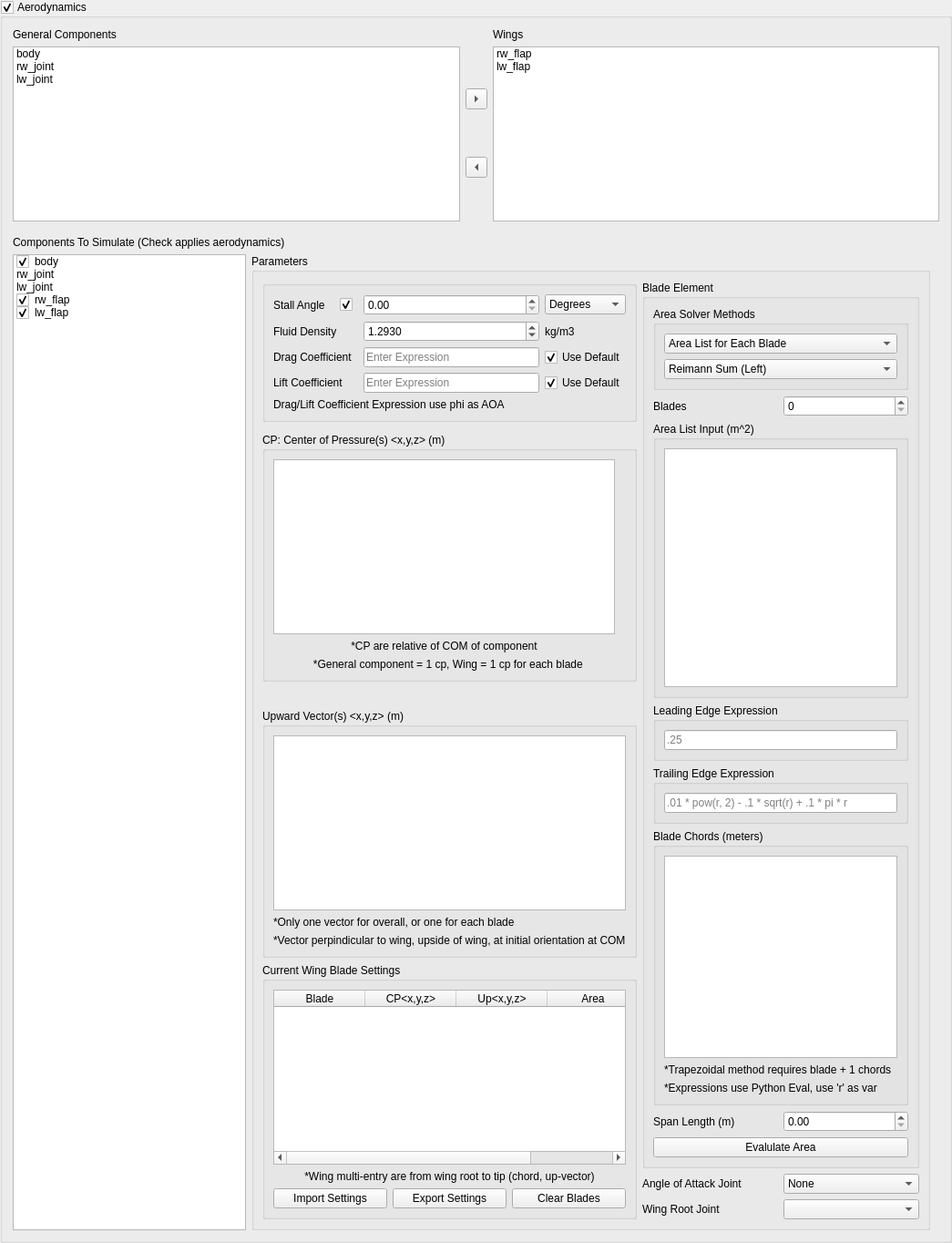
               <widget class="QGroupBox" name="aerodynamicsGroupBox">
                <property name="title">
                 <string>Aerodynamics</string>
                </property>
                <property name="checkable">
                 <bool>true</bool>
                </property>
                <property name="checked">
                 <bool>true</bool>
                </property>
                <layout class="QGridLayout" name="gridLayout_32">
                 <item row="0" column="0" colspan="2">
                  <layout class="QGridLayout" name="gridLayout_45">
                   <property name="bottomMargin">
                    <number>10</number>
                   </property>
                   <item row="1" column="0">
                    <widget class="QListWidget" name="aerodynamicsGeneralComponentsListWidget">
                     <property name="editTriggers">
                      <set>QAbstractItemView::NoEditTriggers</set>
                     </property>
                     <item>
                      <property name="text">
                       <string>body</string>
                      </property>
                     </item>
                     <item>
                      <property name="text">
                       <string>rw_joint</string>
                      </property>
                     </item>
                     <item>
                      <property name="text">
                       <string>lw_joint</string>
                      </property>
                     </item>
                     <item>
                      <property name="text">
                       <string/>
                      </property>
                     </item>
                    </widget>
                   </item>
                   <item row="0" column="0">
                    <widget class="QLabel" name="label_21">
                     <property name="text">
                      <string>General Components</string>
                     </property>
                    </widget>
                   </item>
                   <item row="1" column="1">
                    <layout class="QVBoxLayout" name="verticalLayout_20">
                     <property name="rightMargin">
                      <number>0</number>
                     </property>
                     <item>
                      <widget class="QToolButton" name="aerodynamicsGeneralToWingButton">
                       <property name="text">
                        <string>...</string>
                       </property>
                       <property name="arrowType">
                        <enum>Qt::RightArrow</enum>
                       </property>
                      </widget>
                     </item>
                     <item>
                      <widget class="QToolButton" name="aerodynamicsWingToGeneralButton">
                       <property name="text">
                        <string>...</string>
                       </property>
                       <property name="arrowType">
                        <enum>Qt::LeftArrow</enum>
                       </property>
                      </widget>
                     </item>
                    </layout>
                   </item>
                   <item row="1" column="2">
                    <widget class="QListWidget" name="aerodynamicsWingsListWidget">
                     <property name="editTriggers">
                      <set>QAbstractItemView::NoEditTriggers</set>
                     </property>
                     <item>
                      <property name="text">
                       <string>rw_flap</string>
                      </property>
                     </item>
                     <item>
                      <property name="text">
                       <string>lw_flap</string>
                      </property>
                     </item>
                    </widget>
                   </item>
                   <item row="0" column="2">
                    <widget class="QLabel" name="label_22">
                     <property name="text">
                      <string>Wings</string>
                     </property>
                    </widget>
                   </item>
                  </layout>
                 </item>
                 <item row="2" column="1">
                  <layout class="QVBoxLayout" name="verticalLayout_21">
                   <property name="rightMargin">
                    <number>10</number>
                   </property>
                   <item>
                    <widget class="QGroupBox" name="groupBox_23">
                     <property name="title">
                      <string>Parameters</string>
                     </property>
                     <property name="checkable">
                      <bool>false</bool>
                     </property>
                     <layout class="QGridLayout" name="gridLayout_43">
                      <item row="7" column="0">
                       <widget class="QGroupBox" name="groupBox_13">
                        <property name="title">
                         <string>Upward Vector(s) &lt;x,y,z&gt; (m)</string>
                        </property>
                        <layout class="QGridLayout" name="gridLayout_12">
                         <item row="2" column="0" colspan="2">
                          <widget class="QLabel" name="label_43">
                           <property name="text">
                            <string>*Vector perpindicular to wing, upside of wing, at initial orientation at COM</string>
                           </property>
                          </widget>
                         </item>
                         <item row="0" column="0" colspan="2">
                          <widget class="QTextEdit" name="textEdit"/>
                         </item>
                         <item row="1" column="0" colspan="2">
                          <widget class="QLabel" name="label_45">
                           <property name="text">
                            <string>*Only one vector for overall, or one for each blade</string>
                           </property>
                          </widget>
                         </item>
                        </layout>
                       </widget>
                      </item>
                      <item row="0" column="0">
                       <widget class="QGroupBox" name="groupBox_24">
                        <property name="title">
                         <string/>
                        </property>
                        <property name="checkable">
                         <bool>false</bool>
                        </property>
                        <layout class="QGridLayout" name="gridLayout_44">
                         <item row="2" column="3">
                          <widget class="QLabel" name="label_30">
                           <property name="text">
                            <string>kg/m3</string>
                           </property>
                          </widget>
                         </item>
                         <item row="1" column="3">
                          <widget class="QComboBox" name="aerodynamicsStallAngleUnitDropdown">
                           <item>
                            <property name="text">
                             <string>Degrees</string>
                            </property>
                           </item>
                           <item>
                            <property name="text">
                             <string>Radians</string>
                            </property>
                           </item>
                          </widget>
                         </item>
                         <item row="2" column="2">
                          <widget class="QDoubleSpinBox" name="aerodynamicsFluidDensity">
                           <property name="decimals">
                            <number>4</number>
                           </property>
                           <property name="value">
                            <double>1.293000000000000</double>
                           </property>
                          </widget>
                         </item>
                         <item row="4" column="0">
                          <widget class="QLabel" name="label_31">
                           <property name="text">
                            <string>Lift Coefficient</string>
                           </property>
                          </widget>
                         </item>
                         <item row="3" column="3">
                          <widget class="QCheckBox" name="aerodynamicsUseDefaultDragCoefficient">
                           <property name="text">
                            <string>Use Default</string>
                           </property>
                           <property name="checked">
                            <bool>true</bool>
                           </property>
                           <property name="tristate">
                            <bool>false</bool>
                           </property>
                          </widget>
                         </item>
                         <item row="1" column="2">
                          <widget class="QDoubleSpinBox" name="aerodynamicsStallAngle"/>
                         </item>
                         <item row="3" column="2">
                          <widget class="QLineEdit" name="aerodynamicsDragCoefficient">
                           <property name="text">
                            <string/>
                           </property>
                           <property name="placeholderText">
                            <string>Enter Expression </string>
                           </property>
                          </widget>
                         </item>
                         <item row="2" column="0">
                          <widget class="QLabel" name="label_29">
                           <property name="text">
                            <string>Fluid Density</string>
                           </property>
                          </widget>
                         </item>
                         <item row="4" column="3">
                          <widget class="QCheckBox" name="aerodynamicsUseDefaultLiftCoefficient">
                           <property name="text">
                            <string>Use Default</string>
                           </property>
                           <property name="checked">
                            <bool>true</bool>
                           </property>
                          </widget>
                         </item>
                         <item row="4" column="2">
                          <widget class="QLineEdit" name="aerodynamicsLiftCoefficient">
                           <property name="placeholderText">
                            <string>Enter Expression</string>
                           </property>
                          </widget>
                         </item>
                         <item row="3" column="0">
                          <widget class="QLabel" name="label_28">
                           <property name="text">
                            <string>Drag Coefficient</string>
                           </property>
                          </widget>
                         </item>
                         <item row="5" column="0" colspan="4">
                          <widget class="QLabel" name="label_44">
                           <property name="text">
                            <string>Drag/Lift Coefficient Expression use phi as AOA</string>
                           </property>
                          </widget>
                         </item>
                         <item row="1" column="0">
                          <layout class="QGridLayout" name="gridLayout_55">
                           <property name="rightMargin">
                            <number>0</number>
                           </property>
                           <item row="0" column="1">
                            <widget class="QCheckBox" name="checkBox">
                             <property name="layoutDirection">
                              <enum>Qt::RightToLeft</enum>
                             </property>
                             <property name="styleSheet">
                              <string notr="true"/>
                             </property>
                             <property name="text">
                              <string/>
                             </property>
                             <property name="checked">
                              <bool>true</bool>
                             </property>
                            </widget>
                           </item>
                           <item row="0" column="0">
                            <widget class="QLabel" name="label_24">
                             <property name="text">
                              <string>Stall Angle</string>
                             </property>
                            </widget>
                           </item>
                          </layout>
                         </item>
                        </layout>
                       </widget>
                      </item>
                      <item row="2" column="0">
                       <widget class="QGroupBox" name="groupBox_27">
                        <property name="title">
                         <string>CP: Center of Pressure(s) &lt;x,y,z&gt; (m)</string>
                        </property>
                        <layout class="QGridLayout" name="gridLayout_48">
                         <item row="3" column="0" colspan="3">
                          <widget class="QLabel" name="label_25">
                           <property name="text">
                            <string>*General component = 1 cp, Wing = 1 cp for each blade </string>
                           </property>
                           <property name="alignment">
                            <set>Qt::AlignCenter</set>
                           </property>
                          </widget>
                         </item>
                         <item row="1" column="0">
                          <widget class="QTextEdit" name="aerodynamicsWingCenterPressureText"/>
                         </item>
                         <item row="2" column="0">
                          <widget class="QLabel" name="label_32">
                           <property name="text">
                            <string>*CP are relative of COM of component</string>
                           </property>
                           <property name="alignment">
                            <set>Qt::AlignCenter</set>
                           </property>
                          </widget>
                         </item>
                        </layout>
                       </widget>
                      </item>
                      <item row="8" column="0" rowspan="2">
                       <widget class="QGroupBox" name="groupBox_31">
                        <property name="title">
                         <string>Current Wing Blade Settings</string>
                        </property>
                        <layout class="QGridLayout" name="gridLayout_53">
                         <item row="1" column="0" colspan="3">
                          <widget class="QLabel" name="label_26">
                           <property name="text">
                            <string>*Wing multi-entry are from wing root to tip (chord, up-vector)</string>
                           </property>
                           <property name="alignment">
                            <set>Qt::AlignCenter</set>
                           </property>
                          </widget>
                         </item>
                         <item row="2" column="0">
                          <widget class="QPushButton" name="pushButton_2">
                           <property name="text">
                            <string>Import Settings</string>
                           </property>
                          </widget>
                         </item>
                         <item row="2" column="1">
                          <widget class="QPushButton" name="pushButton_3">
                           <property name="text">
                            <string>Export Settings</string>
                           </property>
                          </widget>
                         </item>
                         <item row="0" column="0" colspan="3">
                          <widget class="QTableWidget" name="tableWidget">
                           <column>
                            <property name="text">
                             <string>Blade</string>
                            </property>
                           </column>
                           <column>
                            <property name="text">
                             <string>CP&lt;x,y,z&gt;</string>
                            </property>
                           </column>
                           <column>
                            <property name="text">
                             <string>Up&lt;x,y,z&gt;</string>
                            </property>
                           </column>
                           <column>
                            <property name="text">
                             <string>Area</string>
                            </property>
                           </column>
                          </widget>
                         </item>
                         <item row="2" column="2">
                          <widget class="QPushButton" name="pushButton_4">
                           <property name="text">
                            <string>Clear Blades</string>
                           </property>
                          </widget>
                         </item>
                        </layout>
                       </widget>
                      </item>
                      <item row="0" column="1" rowspan="9">
                       <widget class="QGroupBox" name="groupBox_26">
                        <property name="title">
                         <string>Blade Element</string>
                        </property>
                        <layout class="QGridLayout" name="gridLayout_47">
                         <item row="8" column="1">
                          <layout class="QGridLayout" name="gridLayout_54">
                           <property name="bottomMargin">
                            <number>0</number>
                           </property>
                           <item row="0" column="0">
                            <widget class="QLabel" name="label_34">
                             <property name="text">
                              <string>Span Length (m)</string>
                             </property>
                            </widget>
                           </item>
                           <item row="0" column="1">
                            <widget class="QDoubleSpinBox" name="doubleSpinBox">
                             <property name="maximum">
                              <double>99999.990000000005239</double>
                             </property>
                            </widget>
                           </item>
                          </layout>
                         </item>
                         <item row="0" column="1">
                          <widget class="QGroupBox" name="groupBox_29">
                           <property name="title">
                            <string>Area Solver Methods</string>
                           </property>
                           <layout class="QGridLayout" name="gridLayout_46">
                            <item row="1" column="0">
                             <widget class="QComboBox" name="comboBox">
                              <item>
                               <property name="text">
                                <string>Reimann Sum (Left)</string>
                               </property>
                              </item>
                              <item>
                               <property name="text">
                                <string>Reimann Sum (Mid)</string>
                               </property>
                              </item>
                              <item>
                               <property name="text">
                                <string>Reimann Sum (Right)</string>
                               </property>
                              </item>
                              <item>
                               <property name="text">
                                <string>Trapezoidal </string>
                               </property>
                              </item>
                             </widget>
                            </item>
                            <item row="0" column="0">
                             <widget class="QComboBox" name="comboBox_3">
                              <item>
                               <property name="text">
                                <string>Area List for Each Blade</string>
                               </property>
                              </item>
                              <item>
                               <property name="text">
                                <string>Edge Functions </string>
                               </property>
                              </item>
                              <item>
                               <property name="text">
                                <string>Blade Chord List</string>
                               </property>
                              </item>
                              <item>
                               <property name="text">
                                <string/>
                               </property>
                              </item>
                             </widget>
                            </item>
                           </layout>
                          </widget>
                         </item>
                         <item row="6" column="1">
                          <widget class="QGroupBox" name="groupBox_25">
                           <property name="title">
                            <string>Trailing Edge Expression</string>
                           </property>
                           <layout class="QGridLayout" name="gridLayout_42">
                            <item row="0" column="0">
                             <widget class="QLineEdit" name="lineEdit_2">
                              <property name="placeholderText">
                               <string>.01 * pow(r, 2) - .1 * sqrt(r) + .1 * pi * r </string>
                              </property>
                             </widget>
                            </item>
                           </layout>
                          </widget>
                         </item>
                         <item row="4" column="1">
                          <widget class="QGroupBox" name="groupBox_30">
                           <property name="title">
                            <string>Area List Input (m^2)</string>
                           </property>
                           <layout class="QGridLayout" name="gridLayout_52">
                            <item row="0" column="0">
                             <widget class="QTextEdit" name="textEdit_2"/>
                            </item>
                           </layout>
                          </widget>
                         </item>
                         <item row="7" column="1">
                          <widget class="QGroupBox" name="groupBox_28">
                           <property name="title">
                            <string>Blade Chords (meters)</string>
                           </property>
                           <layout class="QGridLayout" name="gridLayout_49">
                            <item row="1" column="0" colspan="2">
                             <widget class="QTextEdit" name="aerodynamicsWingChordLengthText"/>
                            </item>
                            <item row="2" column="0" colspan="2">
                             <widget class="QLabel" name="label_36">
                              <property name="text">
                               <string>*Trapezoidal method requires blade + 1 chords</string>
                              </property>
                             </widget>
                            </item>
                            <item row="3" column="0" colspan="2">
                             <widget class="QLabel" name="label_38">
                              <property name="text">
                               <string>*Expressions use Python Eval, use 'r' as var</string>
                              </property>
                             </widget>
                            </item>
                           </layout>
                          </widget>
                         </item>
                         <item row="5" column="1">
                          <widget class="QGroupBox" name="groupBox_21">
                           <property name="title">
                            <string>Leading Edge Expression</string>
                           </property>
                           <layout class="QGridLayout" name="gridLayout_34">
                            <item row="0" column="0">
                             <widget class="QLineEdit" name="lineEdit">
                              <property name="placeholderText">
                               <string>.25</string>
                              </property>
                             </widget>
                            </item>
                           </layout>
                          </widget>
                         </item>
                         <item row="9" column="1">
                          <widget class="QPushButton" name="pushButton">
                           <property name="text">
                            <string>Evalulate Area</string>
                           </property>
                          </widget>
                         </item>
                         <item row="1" column="1">
                          <layout class="QGridLayout" name="gridLayout_13">
                           <property name="bottomMargin">
                            <number>0</number>
                           </property>
                           <item row="0" column="0">
                            <widget class="QLabel" name="label_35">
                             <property name="text">
                              <string>Blades</string>
                             </property>
                            </widget>
                           </item>
                           <item row="0" column="1">
                            <widget class="QSpinBox" name="aerodynamicsWingBlades">
                             <property name="maximum">
                              <number>99999</number>
                             </property>
                            </widget>
                           </item>
                          </layout>
                         </item>
                        </layout>
                       </widget>
                      </item>
                      <item row="9" column="1">
                       <layout class="QGridLayout" name="gridLayout_51">
                        <property name="bottomMargin">
                         <number>0</number>
                        </property>
                        <item row="1" column="0">
                         <widget class="QLabel" name="label_27">
                          <property name="text">
                           <string>Angle of Attack Joint</string>
                          </property>
                         </widget>
                        </item>
                        <item row="2" column="0">
                         <widget class="QLabel" name="label_37">
                          <property name="text">
                           <string>Wing Root Joint</string>
                          </property>
                         </widget>
                        </item>
                        <item row="2" column="1">
                         <widget class="QComboBox" name="aerodynamicsWingRootJointDropdown"/>
                        </item>
                        <item row="1" column="1">
                         <widget class="QComboBox" name="comboBox_2">
                          <item>
                           <property name="text">
                            <string>None</string>
                           </property>
                          </item>
                         </widget>
                        </item>
                       </layout>
                      </item>
                     </layout>
                    </widget>
                   </item>
                  </layout>
                 </item>
                 <item row="2" column="0">
                  <widget class="QListWidget" name="aerodynamicsComponentsListWidget">
                   <property name="editTriggers">
                    <set>QAbstractItemView::EditKeyPressed|QAbstractItemView::SelectedClicked</set>
                   </property>
                   <item>
                    <property name="text">
                     <string>body</string>
                    </property>
                    <property name="checkState">
                     <enum>Checked</enum>
                    </property>
                   </item>
                   <item>
                    <property name="text">
                     <string>rw_joint</string>
                    </property>
                    <property name="checkState">
                     <enum>Unchecked</enum>
                    </property>
                   </item>
                   <item>
                    <property name="text">
                     <string>lw_joint</string>
                    </property>
                    <property name="checkState">
                     <enum>Unchecked</enum>
                    </property>
                   </item>
                   <item>
                    <property name="text">
                     <string>rw_flap</string>
                    </property>
                    <property name="checkState">
                     <enum>Checked</enum>
                    </property>
                   </item>
                   <item>
                    <property name="text">
                     <string>lw_flap</string>
                    </property>
                    <property name="checkState">
                     <enum>Checked</enum>
                    </property>
                   </item>
                  </widget>
                 </item>
                 <item row="1" column="0" colspan="2">
                  <widget class="QLabel" name="label_23">
                   <property name="text">
                    <string>Components To Simulate (Check applies aerodynamics)</string>
                   </property>
                  </widget>
                 </item>
                </layout>
               </widget>
